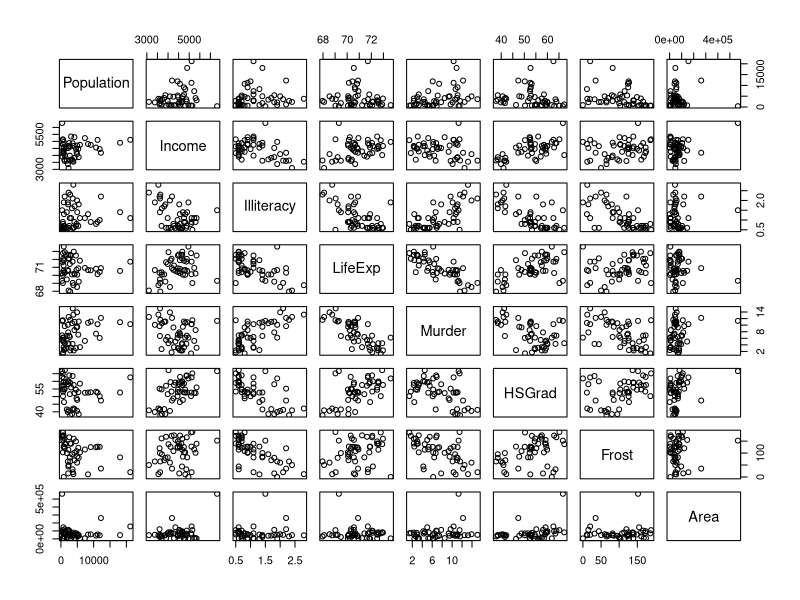

Here is the R script that generated this plot:

## Variable Selection
dat<-as.data.frame(state.x77)
names(dat)[4]<-"LifeExp"
names(dat)[6]<-"HSGrad"
head(dat)

pairs(dat)

m1<-lm(LifeExp~.,data=dat)
summary(m1)

anova(m1)

anova(
  lm(LifeExp~Population+Income, data=dat),
  lm(LifeExp~Population, data=dat))


m2<-lm(LifeExp~.,data=dat[,-8])
summary(m2)

anova(m1, m2)


m3 <- lm(LifeExp~.,data=dat[,c(-3,-8)])
summary(m3)

m4 <- lm(LifeExp~.,data=dat[,-c(2,3,8)])
summary(m4)


ma0<-lm(LifeExp~1,data=dat)
summary(ma0)
anova(ma0)
myScope<-names(dat)[-which(names(dat)=="LifeExp")]
add1(ma0,scope=myScope)

ma1<-lm(LifeExp~Murder,data=dat)
summary(ma1)

myScope<-myScope[-which(myScope=="Murder")]
add1(ma1,scope=myScope)
ma2<-lm(LifeExp~Murder+HSGrad,data=dat)

myScope<-myScope[-which(myScope=="HSGrad")]
add1(ma2,scope=myScope)

step(m1,direction="both")
